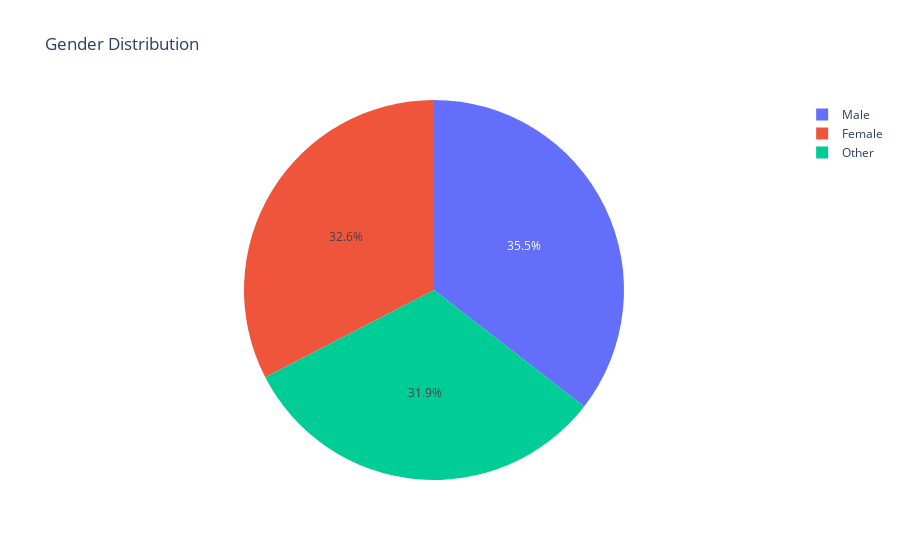

The notebook cell this image was saved under:
### Code cell
fig = px.pie(df, names='gender', title='Gender Distribution')
fig.show()

### Figure 1 — Plotly figure (JSON) as saved in the notebook; plotly's stock layout.template omitted (floating-point values rounded to 4 significant figures; data arrays with more than 128 entries replaced by an {"elided": "..."} marker saying what was removed)
{"data": [{"domain": {"x": [0, 1], "y": [0, 1]}, "hovertemplate": "gender=%{label}<extra></extra>", "labels": {"elided": "1000 str values"}, "legendgroup": "", "name": "", "showlegend": true, "type": "pie"}], "layout": {"legend": {"tracegroupgap": 0}, "title": {"text": "Gender Distribution"}}}
